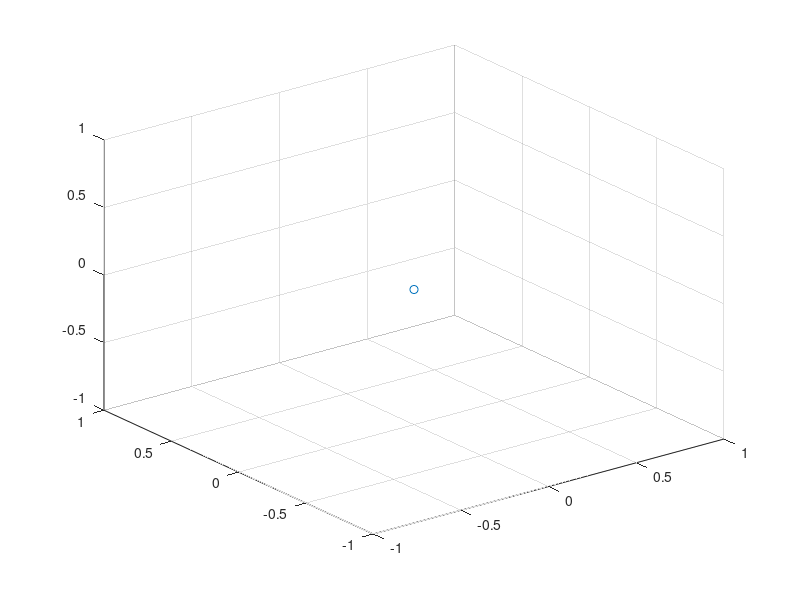

Write MATLAB code to recreate this figure. (Note: this script raises an error after producing the figure.)
%% RBE501 Project Alphabet Trajectory generation

% time lookup table
t_A = 3700; t_E = 5200; t_F = 4200; t_H = 4800;
t_I = 1600; t_K = 4200; t_L = 2600; t_M = 4600;
t_N = 3600; t_T = 3200; t_V = 2600; t_W = 4600;
t_X = 3200; t_Y = 4200; t_Z = 3600;

t_B = 5600; t_D = 3600;
t_P = 3600; t_R = 5200;

prev_pos = [0; 0; 0.5];
figure('Name','Draw String HKLM');
scatter3(0, 0, 0);
hold on
for t1 = 0: 25: t_B
    curpos = drawB(0, 0, prev_pos, t1);
    scatter3(curpos(1),curpos(2),curpos(3));
    if t1 == t_B
        prev_pos = curpos;
    end
end
for t2 = 0: 25: t_D
    curpos = drawD(4, 0, prev_pos, t2);
    scatter3(curpos(1),curpos(2),curpos(3));
    if t2 == t_D
        prev_pos = curpos;
    end
end
for t3= 0: 25: t_P
    curpos = drawP(8, 0, prev_pos, t3);
    scatter3(curpos(1),curpos(2),curpos(3));
    if t3 == t_P
        prev_pos = curpos;
    end
end
for t4= 0: 25: t_R
    curpos = drawR(12, 0, prev_pos, t4);
    scatter3(curpos(1),curpos(2),curpos(3));
    if t4 == t_R
        prev_pos = curpos;
    end
end
xlabel('x');
ylabel('y');
zlabel('z');
xlim([-1 18]);
ylim([-1 5]);
zlim([-1 3]);
title('Trajectory Planning for HKLM');


%% Alphabet Functions
% Letter 'A'
function pos = drawA(x_offset, y_offset, prev_xyz, time)
    pos = [prev_xyz(1); prev_xyz(2); prev_xyz(3)];
    if time < 500
        pos(1) = prev_xyz(1) + (0 + x_offset - prev_xyz(1))/500 * time;
        pos(2) = prev_xyz(2) + (0 + y_offset - prev_xyz(2))/500 * time;
        pos(3) = prev_xyz(3) + (0.5 - prev_xyz(3))/500 * time;
    elseif time < 550
        pos(1) = x_offset + 0;
        pos(2) = y_offset + 0;
        pos(3) = 0.5 + (0 - 0.5)/50 * (time - 500);
    elseif time < 1550
        pos(1) = x_offset + 0 + (1.5 - 0)/1000 * (time - 550);
        pos(2) = y_offset + 0 + (4.0 - 0)/1000 * (time - 550);
        pos(3) = 0;
    elseif time < 2550
        pos(1) = x_offset + 1.5 + (3.0 - 1.5)/1000 * (time - 1550);
        pos(2) = y_offset + 4.0 + (0 - 4.0)/1000 * (time - 1550);
        pos(3) = 0;
    elseif time < 2600
        pos(1) = x_offset + 3;
        pos(2) = y_offset + 0;
        pos(3) = 0 + (0.5 - 0)/50 * (time - 2550);
    elseif time < 3100
        pos(1) = x_offset + 3 + (0.75 - 3)/500 * (time - 2600);
        pos(2) = y_offset + 0 + (2 - 0)/500 * (time - 2600);
        pos(3) = 0.5;
    elseif time < 3150
        pos(1) = x_offset + 0.75;
        pos(2) = y_offset + 2;
        pos(3) = 0.5 + (0 - 0.5)/50 * (time - 3100);
    elseif time < 3650
        pos(1) = x_offset + 0.75 + (2.25 - 0.75)/500 * (time - 3150);
        pos(2) = y_offset + 2;
        pos(3) = 0;
    elseif time <= 3700
        pos(1) = x_offset + 2.25;
        pos(2) = y_offset + 2;
        pos(3) = 0 + (0.5 - 0)/50 * (time - 3650);
    end
end

% letter 'B'
function pos = drawB(x_offset, y_offset, prev_xyz, time)
    pos = [prev_xyz(1); prev_xyz(2); prev_xyz(3)];
    if time < 500 % [0; 0; 0.5] move
        pos(1) = prev_xyz(1) + (0 + x_offset - prev_xyz(1))/500 * time;
        pos(2) = prev_xyz(2) + (0 + y_offset - prev_xyz(2))/500 * time;
        pos(3) = prev_xyz(3) + (0.5 - prev_xyz(3))/500 * time;
    elseif time < 550 % [0; 0; 0] down
        pos(1) = x_offset + 0;
        pos(2) = y_offset + 0;
        pos(3) = 0.5 + (0 - 0.5)/50 * (time - 500);
    elseif time < 1550 % [0; 4; 0] write
        pos(1) = x_offset + 0;
        pos(2) = y_offset + 0 + (4 - 0)/1000 * (time - 550);
        pos(3) = 0;
    elseif time < 2050 % [1; 4; 0] write
        pos(1) = x_offset + 0 + (1 - 0)/500 * (time - 1550);
        pos(2) = y_offset + 4;
        pos(3) = 0;
    elseif time < 3050 % [1; 2; 0] right-180 r = 1 c = (1,3)  write_curve
        pos(1) = x_offset + 1 + sin((time - 2050) * pi / 1000) * 1;
        pos(2) = y_offset + 3 + cos((time - 2050) * pi / 1000) * 1;
        pos(3) = 0;
    elseif time < 3550 % [0; 2; 0] write
        pos(1) = x_offset + 1 + (0 - 1)/500 * (time - 3050);
        pos(2) = y_offset + 2;
        pos(3) = 0;
    elseif time < 4050 % [1.5; 2; 0] write
        pos(1) = x_offset + 0 + (1.5 - 0)/500 * (time - 3550);
        pos(2) = y_offset + 2;
        pos(3) = 0;
    elseif time < 5050 % [1.5; 0; 0] right-180 r = 1 c = (1.5,1)  write_curve
        pos(1) = x_offset + 1.5 + sin((time - 4050) * pi / 1000) * 1;
        pos(2) = y_offset + 1 + cos((time - 4050) * pi / 1000) * 1;
        pos(3) = 0;
    elseif time < 5550 % [0; 0; 0] write
        pos(1) = x_offset + 1.5 + (0 - 1.5)/500 * (time - 5050);
        pos(2) = y_offset + 0;
        pos(3) = 0;
    elseif time <= 5600 % [0; 0; 0.5] up
        pos(1) = x_offset + 0;
        pos(2) = y_offset + 0;
        pos(3) = 0 + (0.5 - 0)/50 * (time - 5550);
    end
end

% letter 'D'
function pos = drawD(x_offset, y_offset, prev_xyz, time)
    pos = [prev_xyz(1); prev_xyz(2); prev_xyz(3)];
    if time < 500 % [0; 0; 0.5] move
        pos(1) = prev_xyz(1) + (0 + x_offset - prev_xyz(1))/500 * time;
        pos(2) = prev_xyz(2) + (0 + y_offset - prev_xyz(2))/500 * time;
        pos(3) = prev_xyz(3) + (0.5 - prev_xyz(3))/500 * time;
    elseif time < 550 % [0; 0; 0] down
        pos(1) = x_offset + 0;
        pos(2) = y_offset + 0;
        pos(3) = 0.5 + (0 - 0.5)/50 * (time - 500);
    elseif time < 1550 % [0; 4; 0] write
        pos(1) = x_offset + 0;
        pos(2) = y_offset + 0 + (4 - 0)/1000 * (time - 550);
        pos(3) = 0;
    elseif time < 1800 % [0.5; 4; 0] write
        pos(1) = x_offset + 0 + (0.5 - 0)/250 * (time - 1550);
        pos(2) = y_offset + 4;
        pos(3) = 0;
    elseif time < 3300 % [0.5; 0; 0] right-180 r = 2 c = (0.5, 2)  write_curve
        pos(1) = x_offset + 0.5 + sin((time - 1800) * pi / 1500) * 2;
        pos(2) = y_offset + 2 + cos((time - 1800) * pi / 1500) * 2;
        pos(3) = 0;
    elseif time < 3550 % [0; 0; 0] write
        pos(1) = x_offset + 0.5 + (0 - 0.5)/250 * (time - 3300);
        pos(2) = y_offset + 0;
        pos(3) = 0;
    elseif time <= 3600 % [0; 0; 0.5] up
        pos(1) = x_offset + 0;
        pos(2) = y_offset + 0;
        pos(3) = 0 + (0.5 - 0)/50 * (time - 3550);
    end
end

% letter 'E'
function pos = drawE(x_offset, y_offset, prev_xyz, time)
    pos = [prev_xyz(1); prev_xyz(2); prev_xyz(3)];
    if time < 500 % [2.5; 0; 0.5] move
        pos(1) = prev_xyz(1) + (2.5 + x_offset - prev_xyz(1))/500 * time;
        pos(2) = prev_xyz(2) + (0 + y_offset - prev_xyz(2))/500 * time;
        pos(3) = prev_xyz(3) + (0.5 - prev_xyz(3))/500 * time;
    elseif time < 550 % [2.5; 0; 0] down
        pos(1) = x_offset + 2.5;
        pos(2) = y_offset + 0;
        pos(3) = 0.5 + (0 - 0.5)/50 * (time - 500);
    elseif time < 1550 % [0; 0; 0] write
        pos(1) = x_offset + 2.5 + (0 - 2.5)/1000 * (time - 550);
        pos(2) = y_offset + 0;
        pos(3) = 0;
    elseif time < 2550 % [0; 4; 0] write
        pos(1) = x_offset + 0;
        pos(2) = y_offset + 0 + (4 - 0)/1000 * (time - 1550);
        pos(3) = 0;
    elseif time < 3550 % [2.5; 4; 0] write
        pos(1) = x_offset + 0 + (2.5 - 0)/1000 * (time - 2550);
        pos(2) = y_offset + 4;
        pos(3) = 0;
    elseif time < 3600 % [2.5; 4; 0.5] up
        pos(1) = x_offset + 2.5;
        pos(2) = y_offset + 4;
        pos(3) = 0 + (0.5 - 0)/50 * (time - 3550);
    elseif time < 4100 % [0; 2; 0.5] move
        pos(1) = x_offset + 2.5 + (0 - 2.5)/500 * (time - 3600);
        pos(2) = y_offset + 4 + (2 - 4)/500 * (time - 3600);
        pos(3) = 0.5;
    elseif time < 4150 % [0; 2; 0] down
        pos(1) = x_offset + 0;
        pos(2) = y_offset + 2;
        pos(3) = 0.5 + (0 - 0.5)/50 * (time - 4100);
    elseif time < 5150 % [2; 2; 0] write
        pos(1) = x_offset + 0 + (2 - 0)/1000 * (time - 4150);
        pos(2) = y_offset + 2;
        pos(3) = 0;
    elseif time <= 5200 % [2; 2; 0.5] up
        pos(1) = x_offset + 2;
        pos(2) = y_offset + 2;
        pos(3) = 0 + (0.5 - 0)/50 * (time - 5150);
    end
end

% letter 'F'
function pos = drawF(x_offset, y_offset, prev_xyz, time)
    pos = [prev_xyz(1); prev_xyz(2); prev_xyz(3)];
    if time < 500 % [0; 0; 0.5] move
        pos(1) = prev_xyz(1) + (0 + x_offset - prev_xyz(1))/500 * time;
        pos(2) = prev_xyz(2) + (0 + y_offset - prev_xyz(2))/500 * time;
        pos(3) = prev_xyz(3) + (0.5 - prev_xyz(3))/500 * time;
    elseif time < 550 % [0; 0; 0] down
        pos(1) = x_offset + 0;
        pos(2) = y_offset + 0;
        pos(3) = 0.5 + (0 - 0.5)/50 * (time - 500);
    elseif time < 1550 % [0; 4; 0] write
        pos(1) = x_offset + 0;
        pos(2) = y_offset + 0 + (4 - 0)/1000 * (time - 550);
        pos(3) = 0;
    elseif time < 2550 % [2.5; 4; 0] write
        pos(1) = x_offset + 0 + (2.5 - 0)/1000 * (time - 1550);
        pos(2) = y_offset + 4;
        pos(3) = 0;
    elseif time < 2600 % [2.5; 4; 0.5] up
        pos(1) = x_offset + 2.5;
        pos(2) = y_offset + 4;
        pos(3) = 0 + (0.5 - 0)/50 * (time - 2550);
    elseif time < 3100 % [0; 2; 0.5] move
        pos(1) = x_offset + 2.5 + (0 - 2.5)/500 * (time - 2600);
        pos(2) = y_offset + 4 + (2 - 4)/500 * (time - 2600);
        pos(3) = 0.5;
    elseif time < 3150 % [0; 2; 0] down
        pos(1) = x_offset + 0;
        pos(2) = y_offset + 2;
        pos(3) = 0.5 + (0 - 0.5)/50 * (time - 3100);
    elseif time < 4150 % [2; 2; 0] write
        pos(1) = x_offset + 0 + (2 - 0)/1000 * (time - 3150);
        pos(2) = y_offset + 2;
        pos(3) = 0;
    elseif time <= 4200 % [2; 2; 0.5] up
        pos(1) = x_offset + 2;
        pos(2) = y_offset + 2;
        pos(3) = 0 + (0.5 - 0)/50 * (time - 4150);
    end
end

% letter 'H'
function pos = drawH(x_offset, y_offset, prev_xyz, time)
    pos = [prev_xyz(1); prev_xyz(2); prev_xyz(3)];
    if time < 500 % [0; 0; 0.5] move
        pos(1) = prev_xyz(1) + (0 + x_offset - prev_xyz(1))/500 * time;
        pos(2) = prev_xyz(2) + (0 + y_offset - prev_xyz(2))/500 * time;
        pos(3) = prev_xyz(3) + (0.5 - prev_xyz(3))/500 * time;
    elseif time < 550 % [0; 0; 0] down
        pos(1) = x_offset + 0;
        pos(2) = y_offset + 0;
        pos(3) = 0.5 + (0 - 0.5)/50 * (time - 500);
    elseif time < 1550 % [0; 4; 0] write
        pos(1) = x_offset + 0;
        pos(2) = y_offset + 0 + (4 - 0)/1000 * (time - 550);
        pos(3) = 0;
    elseif time < 1600 % [0; 4; 0.5] up
        pos(1) = x_offset + 0;
        pos(2) = y_offset + 4;
        pos(3) = 0 + (0.5 - 0)/50 * (time - 1550);
    elseif time < 2100 % [0; 2; 0.5] move
        pos(1) = x_offset + 0;
        pos(2) = y_offset + 4 + (2 - 4)/500 * (time - 1600);
        pos(3) = 0.5;
    elseif time < 2150 % [0; 2; 0] down
        pos(1) = x_offset + 0;
        pos(2) = y_offset + 2;
        pos(3) = 0.5 + (0 - 0.5)/50 * (time - 2100);
    elseif time < 3150 % [2.5; 2; 0] write
        pos(1) = x_offset + 0 + (2.5 - 0)/1000 * (time - 2150);
        pos(2) = y_offset + 2;
        pos(3) = 0;
    elseif time < 3200 % [2.5; 2; 0.5] up
        pos(1) = x_offset + 2.5;
        pos(2) = y_offset + 2;
        pos(3) = 0 + (0.5 - 0)/50 * (time - 3150);
    elseif time < 3700 % [2.5; 4; 0.5] move
        pos(1) = x_offset + 2.5;
        pos(2) = y_offset + 2 + (4 - 2)/500 * (time - 3200);
        pos(3) = 0.5;
    elseif time < 3750 % [2.5; 4; 0] down
        pos(1) = x_offset + 2.5;
        pos(2) = y_offset + 4;
        pos(3) = 0.5 + (0 - 0.5)/50 * (time - 3700);
    elseif time < 4750 % [2.5; 0; 0] write
        pos(1) = x_offset + 2.5;
        pos(2) = y_offset + 4 + (0 - 4)/1000 * (time - 3750);
        pos(3) = 0;
    elseif time <= 4800 % [2.5; 0; 0.5] up
        pos(1) = x_offset + 2.5;
        pos(2) = y_offset + 0;
        pos(3) = 0 + (0.5 - 0)/50 * (time - 4750);
    end
end

% letter 'I'
function pos = drawI(x_offset, y_offset, prev_xyz, time)
    pos = [prev_xyz(1); prev_xyz(2); prev_xyz(3)];
    if time < 500 % [1.5; 4; 0.5] move
        pos(1) = prev_xyz(1) + (1.5 + x_offset - prev_xyz(1))/500 * time;
        pos(2) = prev_xyz(2) + (4.0 + y_offset - prev_xyz(2))/500 * time;
        pos(3) = prev_xyz(3) + (0.5 - prev_xyz(3))/500 * time;
    elseif time < 550 % [1.5; 4; 0] down
        pos(1) = x_offset + 1.5;
        pos(2) = y_offset + 4;
        pos(3) = 0.5 + (0 - 0.5)/50 * (time - 500);
    elseif time < 1550 % [1.5; 0; 0] write
        pos(1) = x_offset + 1.5;
        pos(2) = y_offset + 4 + (0 - 4.0)/1000 * (time - 550);
        pos(3) = 0;
    elseif time <= 1600 % [1.5; 0; 0.5] up
        pos(1) = x_offset + 1.5;
        pos(2) = y_offset;
        pos(3) = 0 + (0.5 - 0)/50 * (time - 1550);
    end
end

% letter 'K'
function pos = drawK(x_offset, y_offset, prev_xyz, time)
    pos = [prev_xyz(1); prev_xyz(2); prev_xyz(3)];
    if time < 500 % [0; 0; 0.5] move
        pos(1) = prev_xyz(1) + (0 + x_offset - prev_xyz(1))/500 * time;
        pos(2) = prev_xyz(2) + (0 + y_offset - prev_xyz(2))/500 * time;
        pos(3) = prev_xyz(3) + (0.5 - prev_xyz(3))/500 * time;
    elseif time < 550 % [0; 0; 0] down
        pos(1) = x_offset + 0;
        pos(2) = y_offset + 0;
        pos(3) = 0.5 + (0 - 0.5)/50 * (time - 500);
    elseif time < 1550 % [0; 4; 0] write
        pos(1) = x_offset + 0;
        pos(2) = y_offset + 0 + (4 - 0)/1000 * (time - 550);
        pos(3) = 0;
    elseif time < 1600 % [0; 4; 0.5] up
        pos(1) = x_offset + 0;
        pos(2) = y_offset + 4;
        pos(3) = 0 + (0.5 - 0)/50 * (time - 1550);
    elseif time < 2100 % [2; 4; 0.5] move
        pos(1) = x_offset + 0 + (2 - 0)/500 * (time - 1600);
        pos(2) = y_offset + 4;
        pos(3) = 0.5;
    elseif time < 2150 % [2; 4; 0] down
        pos(1) = x_offset + 2;
        pos(2) = y_offset + 4;
        pos(3) = 0.5 + (0 - 0.5)/50 * (time - 2100);
    elseif time < 3150 % [0; 2; 0] write
        pos(1) = x_offset + 2 + (0 - 2)/1000 * (time - 2150);
        pos(2) = y_offset + 4 + (2 - 4)/1000 * (time - 2150);
        pos(3) = 0;
    elseif time < 4150 % [2.5; 0; 0] write
        pos(1) = x_offset + 0 + (2.5 - 0)/1000 * (time - 3150);
        pos(2) = y_offset + 2 + (0 - 2)/1000 * (time - 3150);
        pos(3) = 0;
    elseif time <= 4200 % [2.5; 0; 0.5] up
        pos(1) = x_offset + 2.5;
        pos(2) = y_offset + 0;
        pos(3) = 0 + (0.5 - 0)/50 * (time - 4150);
    end
end

% letter 'L'
function pos = drawL(x_offset, y_offset, prev_xyz, time)
    pos = [prev_xyz(1); prev_xyz(2); prev_xyz(3)];
    if time < 500 % [0; 4; 0.5] move
        pos(1) = prev_xyz(1) + (0 + x_offset - prev_xyz(1))/500 * time;
        pos(2) = prev_xyz(2) + (4 + y_offset - prev_xyz(2))/500 * time;
        pos(3) = prev_xyz(3) + (0.5 - prev_xyz(3))/500 * time;
    elseif time < 550 % [0; 4; 0] down
        pos(1) = x_offset + 0;
        pos(2) = y_offset + 4;
        pos(3) = 0.5 + (0 - 0.5)/50 * (time - 500);
    elseif time < 1550 % [0; 0; 0] write
        pos(1) = x_offset + 0;
        pos(2) = y_offset + 4 + (0 - 4)/1000 * (time - 550);
        pos(3) = 0;
    elseif time < 2550 % [2; 0; 0] write
        pos(1) = x_offset + 0 + (2 - 0)/1000 * (time - 1550);
        pos(2) = y_offset + 0;
        pos(3) = 0;
    elseif time <= 2600 % [2; 0; 0.5] up
        pos(1) = x_offset + 2;
        pos(2) = y_offset + 0;
        pos(3) = 0 + (0.5 - 0)/50 * (time - 2550);
    end
end

% letter 'M'
function pos = drawM(x_offset, y_offset, prev_xyz, time)
    pos = [prev_xyz(1); prev_xyz(2); prev_xyz(3)];
    if time < 500 % [0; 0; 0.5] move
        pos(1) = prev_xyz(1) + (0 + x_offset - prev_xyz(1))/500 * time;
        pos(2) = prev_xyz(2) + (0 + y_offset - prev_xyz(2))/500 * time;
        pos(3) = prev_xyz(3) + (0.5 - prev_xyz(3))/500 * time;
    elseif time < 550 % [0; 0; 0] down
        pos(1) = x_offset + 0;
        pos(2) = y_offset + 0;
        pos(3) = 0.5 + (0 - 0.5)/50 * (time - 500);
    elseif time < 1550 % [0; 4; 0] write
        pos(1) = x_offset + 0;
        pos(2) = y_offset + 0 + (4 - 0)/1000 * (time - 550);
        pos(3) = 0;
    elseif time < 2550 % [1.5; 2; 0] write
        pos(1) = x_offset + 0 + (1.5 - 0)/1000 * (time - 1550);
        pos(2) = y_offset + 4 + (2 - 4)/1000 * (time - 1550);
        pos(3) = 0;
    elseif time < 3550 % [3; 4; 0] write
        pos(1) = x_offset + 1.5 + (3 - 1.5)/1000 * (time - 2550);
        pos(2) = y_offset + 2 + (4 - 2)/1000 * (time - 2550);
        pos(3) = 0;
    elseif time < 4550 % [3; 0; 0] write
        pos(1) = x_offset + 3;
        pos(2) = y_offset + 4 + (0 - 4)/1000 * (time - 3550);
        pos(3) = 0;
    elseif time <= 4600 % [3; 0; 0.5] up
        pos(1) = x_offset + 3;
        pos(2) = y_offset + 0;
        pos(3) = 0 + (0.5 - 0)/50 * (time - 4550);
    end
end

% letter 'N'
function pos = drawN(x_offset, y_offset, prev_xyz, time)
    pos = [prev_xyz(1); prev_xyz(2); prev_xyz(3)];
    if time < 500 % [0; 0; 0.5] move
        pos(1) = prev_xyz(1) + (0 + x_offset - prev_xyz(1))/500 * time;
        pos(2) = prev_xyz(2) + (0 + y_offset - prev_xyz(2))/500 * time;
        pos(3) = prev_xyz(3) + (0.5 - prev_xyz(3))/500 * time;
    elseif time < 550 % [0; 0; 0] down
        pos(1) = x_offset + 0;
        pos(2) = y_offset + 0;
        pos(3) = 0.5 + (0 - 0.5)/50 * (time - 500);
    elseif time < 1550 % [0; 4; 0] write
        pos(1) = x_offset + 0;
        pos(2) = y_offset + 0 + (4 - 0)/1000 * (time - 550);
        pos(3) = 0;
    elseif time < 2550 % [3; 0; 0] write
        pos(1) = x_offset + 0 + (3 - 0)/1000 * (time - 1550);
        pos(2) = y_offset + 4 + (0 - 4)/1000 * (time - 1550);
        pos(3) = 0;
    elseif time < 3550 % [3; 4; 0] write
        pos(1) = x_offset + 3;
        pos(2) = y_offset + 0 + (4 - 0)/1000 * (time - 2550);
        pos(3) = 0;
    elseif time <= 3600 % [3; 4; 0.5] up
        pos(1) = x_offset + 3;
        pos(2) = y_offset + 4;
        pos(3) = 0 + (0.5 - 0)/50 * (time - 3550);
    end
end

% letter 'P'
function pos = drawP(x_offset, y_offset, prev_xyz, time)
    pos = [prev_xyz(1); prev_xyz(2); prev_xyz(3)];
    if time < 500 % [0; 0; 0.5] move
        pos(1) = prev_xyz(1) + (0 + x_offset - prev_xyz(1))/500 * time;
        pos(2) = prev_xyz(2) + (0 + y_offset - prev_xyz(2))/500 * time;
        pos(3) = prev_xyz(3) + (0.5 - prev_xyz(3))/500 * time;
    elseif time < 550 % [0; 0; 0] down
        pos(1) = x_offset + 0;
        pos(2) = y_offset + 0;
        pos(3) = 0.5 + (0 - 0.5)/50 * (time - 500);
    elseif time < 1550 % [0; 4; 0] write
        pos(1) = x_offset + 0;
        pos(2) = y_offset + 0 + (4 - 0)/1000 * (time - 550);
        pos(3) = 0;
    elseif time < 2050 % [1.5; 4; 0] write
        pos(1) = x_offset + 0 + (1.5 - 0)/500 * (time - 1550);
        pos(2) = y_offset + 4;
        pos(3) = 0;
    elseif time < 3050 % [1.5; 2; 0] right-180 r = 1 c = (1.5 ,3)  write_curve
        pos(1) = x_offset + 1.5 + sin((time - 2050) * pi / 1000) * 1;
        pos(2) = y_offset + 3 + cos((time - 2050) * pi / 1000) * 1;
        pos(3) = 0;
    elseif time < 3550 % [0; 2; 0] write
        pos(1) = x_offset + 1.5 + (0 - 1.5)/500 * (time - 3050);
        pos(2) = y_offset + 2;
        pos(3) = 0;
    elseif time <= 3600 % [0; 2; 0.5] up
        pos(1) = x_offset + 0;
        pos(2) = y_offset + 2;
        pos(3) = 0 + (0.5 - 0)/50 * (time - 3550);
    end
end

% letter 'R'
function pos = drawR(x_offset, y_offset, prev_xyz, time)
    pos = [prev_xyz(1); prev_xyz(2); prev_xyz(3)];
    if time < 500 % [0; 0; 0.5] move
        pos(1) = prev_xyz(1) + (0 + x_offset - prev_xyz(1))/500 * time;
        pos(2) = prev_xyz(2) + (0 + y_offset - prev_xyz(2))/500 * time;
        pos(3) = prev_xyz(3) + (0.5 - prev_xyz(3))/500 * time;
    elseif time < 550 % [0; 0; 0] down
        pos(1) = x_offset + 0;
        pos(2) = y_offset + 0;
        pos(3) = 0.5 + (0 - 0.5)/50 * (time - 500);
    elseif time < 1550 % [0; 4; 0] write
        pos(1) = x_offset + 0;
        pos(2) = y_offset + 0 + (4 - 0)/1000 * (time - 550);
        pos(3) = 0;
    elseif time < 2050 % [1; 4; 0] write
        pos(1) = x_offset + 0 + (1 - 0)/500 * (time - 1550);
        pos(2) = y_offset + 4;
        pos(3) = 0;
    elseif time < 3050 % [1; 2; 0] right-180 r = 1 c = (1 ,3)  write_curve
        pos(1) = x_offset + 1 + sin((time - 2050) * pi / 1000) * 1;
        pos(2) = y_offset + 3 + cos((time - 2050) * pi / 1000) * 1;
        pos(3) = 0;
    elseif time < 3550 % [0; 2; 0] write
        pos(1) = x_offset + 1 + (0 - 1)/500 * (time - 3050);
        pos(2) = y_offset + 2;
        pos(3) = 0;
    elseif time < 3600 % [0; 2; 0.5] up
        pos(1) = x_offset + 0;
        pos(2) = y_offset + 2;
        pos(3) = 0 + (0.5 - 0)/50 * (time - 3550);
    elseif time < 4100 % [1; 2; 0.5] move
        pos(1) = x_offset + 0 + (1 - 0)/500 * (time - 3600);
        pos(2) = y_offset + 2;
        pos(3) = 0.5;
    elseif time < 4150 % [1; 2; 0] down
        pos(1) = x_offset + 1;
        pos(2) = y_offset + 2;
        pos(3) = 0.5 + (0 - 0.5)/50 * (time - 4100);
    elseif time < 5150 % [3; 0; 0] write
        pos(1) = x_offset + 1 + (3 - 1)/1000 * (time - 4150);
        pos(2) = y_offset + 2 + (0 - 2)/1000 * (time - 4150);
        pos(3) = 0;
    elseif time <= 5200% [3; 0; 0.5] up
        pos(1) = x_offset + 3;
        pos(2) = y_offset + 0;
        pos(3) = 0 + (0.5 - 0)/50 * (time - 5150);
    end
end

% letter 'T'
function pos = drawT(x_offset, y_offset, prev_xyz, time)
    pos = [prev_xyz(1); prev_xyz(2); prev_xyz(3)];
    if time < 500 % [0; 4; 0.5] move
        pos(1) = prev_xyz(1) + (0 + x_offset - prev_xyz(1))/500 * time;
        pos(2) = prev_xyz(2) + (4 + y_offset - prev_xyz(2))/500 * time;
        pos(3) = prev_xyz(3) + (0.5 - prev_xyz(3))/500 * time;
    elseif time < 550 % [0; 4; 0] down
        pos(1) = x_offset + 0;
        pos(2) = y_offset + 4;
        pos(3) = 0.5 + (0 - 0.5)/50 * (time - 500);
    elseif time < 1550 % [3; 4; 0] write
        pos(1) = x_offset + 0 + (3 - 0)/1000 * (time - 550);
        pos(2) = y_offset + 4;
        pos(3) = 0;
    elseif time < 1600 % [3; 4; 0.5] up
        pos(1) = x_offset + 3;
        pos(2) = y_offset + 4;
        pos(3) = 0 + (0.5 - 0)/50 * (time - 1550);
    elseif time < 2100 % [1.5; 4; 0.5] move
        pos(1) = x_offset + 3 + (1.5 - 3)/500 * (time - 1600);
        pos(2) = y_offset + 4;
        pos(3) = 0.5;
    elseif time < 2150 % [1.5; 4; 0] down
        pos(1) = x_offset + 1.5;
        pos(2) = y_offset + 4;
        pos(3) = 0.5 + (0 - 0.5)/50 * (time - 2100);
    elseif time < 3150 % [1.5; 0; 0] write
        pos(1) = x_offset + 1.5;
        pos(2) = y_offset + 4 + (0 - 4)/1000 * (time - 2150);
        pos(3) = 0;
    elseif time <= 3200 % [1.5; 0; 0.5] up
        pos(1) = x_offset + 1.5;
        pos(2) = y_offset + 0;
        pos(3) = 0 + (0.5 - 0)/50 * (time - 3150);
    end
end

% letter 'V'
function pos = drawV(x_offset, y_offset, prev_xyz, time)
    pos = [prev_xyz(1); prev_xyz(2); prev_xyz(3)];
    if time < 500 % [0; 4; 0.5] move
        pos(1) = prev_xyz(1) + (0 + x_offset - prev_xyz(1))/500 * time;
        pos(2) = prev_xyz(2) + (4 + y_offset - prev_xyz(2))/500 * time;
        pos(3) = prev_xyz(3) + (0.5 - prev_xyz(3))/500 * time;
    elseif time < 550 % [0; 4; 0] down
        pos(1) = x_offset + 0;
        pos(2) = y_offset + 4;
        pos(3) = 0.5 + (0 - 0.5)/50 * (time - 500);
    elseif time < 1550 % [1.5; 0; 0] write
        pos(1) = x_offset + 0 + (1.5 - 0)/1000 * (time - 550);
        pos(2) = y_offset + 4 + (0 - 4)/1000 * (time - 550);
        pos(3) = 0;
    elseif time < 2550 % [3; 4; 0] write
        pos(1) = x_offset + 1.5 + (3 - 1.5)/1000 * (time - 1550);
        pos(2) = y_offset + 0 + (4 - 0)/1000 * (time - 1550);
        pos(3) = 0;
    elseif time <= 2600 % [3; 4; 0.5] up
        pos(1) = x_offset + 3;
        pos(2) = y_offset + 4;
        pos(3) = 0 + (0.5 - 0)/50 * (time - 2550);
    end
end

% letter 'W'
function pos = drawW(x_offset, y_offset, prev_xyz, time)
    pos = [prev_xyz(1); prev_xyz(2); prev_xyz(3)];
    if time < 500 % [0; 4; 0.5] move
        pos(1) = prev_xyz(1) + (0 + x_offset - prev_xyz(1))/500 * time;
        pos(2) = prev_xyz(2) + (4 + y_offset - prev_xyz(2))/500 * time;
        pos(3) = prev_xyz(3) + (0.5 - prev_xyz(3))/500 * time;
    elseif time < 550 % [0; 4; 0] down
        pos(1) = x_offset + 0;
        pos(2) = y_offset + 4;
        pos(3) = 0.5 + (0 - 0.5)/50 * (time - 500);
    elseif time < 1550 % [0; 0; 0] write
        pos(1) = x_offset + 0;
        pos(2) = y_offset + 4 + (0 - 4)/1000 * (time - 550);
        pos(3) = 0;
    elseif time < 2550 % [1.5; 2; 0] write
        pos(1) = x_offset + 0 + (1.5 - 0)/1000 * (time - 1550);
        pos(2) = y_offset + 0 + (2 - 0)/1000 * (time - 1550);
        pos(3) = 0;
    elseif time < 3550 % [3; 0; 0] write
        pos(1) = x_offset + 1.5 + (3 - 1.5)/1000 * (time - 2550);
        pos(2) = y_offset + 2 + (0 - 2)/1000 * (time - 2550);
        pos(3) = 0;
    elseif time < 4550 % [3; 4; 0] write
        pos(1) = x_offset + 3;
        pos(2) = y_offset + 0 + (4 - 0)/1000 * (time - 3550);
        pos(3) = 0;
    elseif time <= 4600 % [3; 4; 0.5] up
        pos(1) = x_offset + 3;
        pos(2) = y_offset + 4;
        pos(3) = 0 + (0.5 - 0)/50 * (time - 4550);
    end
end

% letter 'X'
function pos = drawX(x_offset, y_offset, prev_xyz, time)
    pos = [prev_xyz(1); prev_xyz(2); prev_xyz(3)];
    if time < 500 % [0; 0; 0.5] move
        pos(1) = prev_xyz(1) + (0 + x_offset - prev_xyz(1))/500 * time;
        pos(2) = prev_xyz(2) + (0 + y_offset - prev_xyz(2))/500 * time;
        pos(3) = prev_xyz(3) + (0.5 - prev_xyz(3))/500 * time;
    elseif time < 550 % [0; 0; 0] down
        pos(1) = x_offset + 0;
        pos(2) = y_offset + 0;
        pos(3) = 0.5 + (0 - 0.5)/50 * (time - 500);
    elseif time < 1550 % [3; 4; 0] write
        pos(1) = x_offset + 0 + (3 - 0)/1000 * (time - 550);
        pos(2) = y_offset + 0 + (4 - 0)/1000 * (time - 550);
        pos(3) = 0;
    elseif time < 1600 % [3; 4; 0.5] up
        pos(1) = x_offset + 3;
        pos(2) = y_offset + 4;
        pos(3) = 0 + (0.5 - 0)/50 * (time - 1550);
    elseif time < 2100 % [3; 0; 0.5] move
        pos(1) = x_offset + 3;
        pos(2) = y_offset + 4 + (0 - 4)/500 * (time - 1600);
        pos(3) = 0.5;
    elseif time < 2150 % [3; 0; 0] down
        pos(1) = x_offset + 3;
        pos(2) = y_offset + 0;
        pos(3) = 0.5 + (0 - 0.5)/50 * (time - 2100);
    elseif time < 3150 % [0; 4; 0] write
        pos(1) = x_offset + 3 + (0 - 3)/1000 * (time - 2150);
        pos(2) = y_offset + 0 + (4 - 0)/1000 * (time - 2150);
        pos(3) = 0;
    elseif time <= 3200 % [0; 4; 0.5] up
        pos(1) = x_offset + 0;
        pos(2) = y_offset + 4;
        pos(3) = 0 + (0.5 - 0)/50 * (time - 3150);
    end
end

% letter 'Y'
function pos = drawY(x_offset, y_offset, prev_xyz, time)
    pos = [prev_xyz(1); prev_xyz(2); prev_xyz(3)];
    if time < 500 % [0; 4; 0.5] move
        pos(1) = prev_xyz(1) + (0 + x_offset - prev_xyz(1))/500 * time;
        pos(2) = prev_xyz(2) + (4 + y_offset - prev_xyz(2))/500 * time;
        pos(3) = prev_xyz(3) + (0.5 - prev_xyz(3))/500 * time;
    elseif time < 550 % [0; 4; 0] down
        pos(1) = x_offset + 0;
        pos(2) = y_offset + 4;
        pos(3) = 0.5 + (0 - 0.5)/50 * (time - 500);
    elseif time < 1550 % [1.5; 2; 0] write
        pos(1) = x_offset + 0 + (1.5 - 0)/1000 * (time - 550);
        pos(2) = y_offset + 4 + (2 - 4)/1000 * (time - 550);
        pos(3) = 0;
    elseif time < 2550 % [3; 4; 0] write
        pos(1) = x_offset + 1.5 + (3 - 1.5)/1000 * (time - 1550);
        pos(2) = y_offset + 2 + (4 - 2)/1000 * (time - 1550);
        pos(3) = 0;
    elseif time < 2600 % [3; 4; 0.5] up
        pos(1) = x_offset + 3;
        pos(2) = y_offset + 4;
        pos(3) = 0 + (0.5 - 0)/50 * (time - 2550);
    elseif time < 3100 % [1.5; 2; 0.5] move
        pos(1) = x_offset + 3 + (1.5 - 3)/500 * (time - 2600);
        pos(2) = y_offset + 4 + (2 - 4)/500 * (time - 2600);
        pos(3) = 0.5;
    elseif time < 3150 % [1.5; 2; 0] down
        pos(1) = x_offset + 1.5;
        pos(2) = y_offset + 2;
        pos(3) = 0.5 + (0 - 0.5)/50 * (time - 3100);
    elseif time < 4150 % [1.5; 0; 0] write
        pos(1) = x_offset + 1.5;
        pos(2) = y_offset + 2 + (0 - 2)/1000 * (time - 3150);
        pos(3) = 0;
    elseif time <= 4200 % [1.5; 0; 0.5] up
        pos(1) = x_offset + 1.5;
        pos(2) = y_offset + 0;
        pos(3) = 0 + (0.5 - 0)/50 * (time - 4150);
    end
end

% letter 'Z'
function pos = drawZ(x_offset, y_offset, prev_xyz, time)
    pos = [prev_xyz(1); prev_xyz(2); prev_xyz(3)];
    if time < 500 % [0; 4; 0.5] move
        pos(1) = prev_xyz(1) + (0 + x_offset - prev_xyz(1))/500 * time;
        pos(2) = prev_xyz(2) + (4 + y_offset - prev_xyz(2))/500 * time;
        pos(3) = prev_xyz(3) + (0.5 - prev_xyz(3))/500 * time;
    elseif time < 550 % [0; 4; 0] down
        pos(1) = x_offset + 0;
        pos(2) = y_offset + 4;
        pos(3) = 0.5 + (0 - 0.5)/50 * (time - 500);
    elseif time < 1550 % [2; 4; 0] write
        pos(1) = x_offset + 0 + (2 - 0)/1000 * (time - 550);
        pos(2) = y_offset + 4;
        pos(3) = 0;
    elseif time < 2550 % [0; 0; 0] write
        pos(1) = x_offset + 2 + (0 - 2)/1000 * (time - 1550);
        pos(2) = y_offset + 4 + (0 - 4)/1000 * (time - 1550);
        pos(3) = 0;
    elseif time < 3550 % [3; 0; 0] write
        pos(1) = x_offset + 0 + (3 - 0)/1000 * (time - 2550);
        pos(2) = y_offset + 0;
        pos(3) = 0;
    elseif time <= 3600 % [3; 0; 0.5] up
        pos(1) = x_offset + 3;
        pos(2) = y_offset + 0;
        pos(3) = 0 + (0.5 - 0)/50 * (time - 3550);
    end
end
%% Drawing Functions
